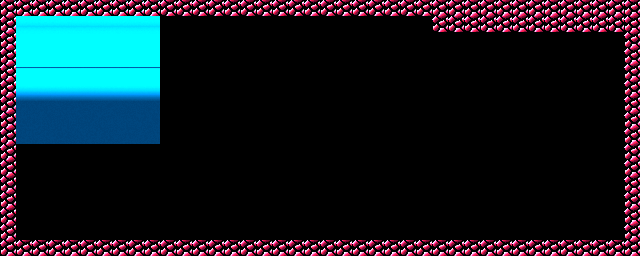

Rendered tile map (Tiled .tmx) drawn with the repository's tilesets; below, a short description and the map source with its tile grids summarised:
An orthogonal 40x16 tile map with 16x16 px tiles, 1 tile layer (edge tiles), 1 image layer and 60 objects (33x EnemyBasic, 15x EnemySpider, 4x EnemySpike, Player, Crab2, ...).

<map version="1.0" tiledversion="v1.0.3-399-ge7b903e" orientation="orthogonal" renderorder="right-down" width="40" height="16" tilewidth="16" tileheight="16" infinite="0" nextobjectid="273">
 <tileset firstgid="1" name="tilemap" tilewidth="16" tileheight="16" tilecount="256" columns="16">
  <image source="../image/tilemap.png" width="256" height="256" />
 </tileset>
 <imagelayer name="Parallax_layer1">
  <image source="../image/bg22.png" width="160" height="144" />
  <properties>
   <property name="ratio" value="0.75" />
  </properties>
 </imagelayer>
 <objectgroup name="entities">
  <object id="1" name="Player" x="28.5" y="67" width="16" height="16" />
  <object id="15" name="Crab2" x="571.346" y="63.826" width="72" height="72">
   <properties>
    <property name="nextLevel" value="25boss17" />
   </properties>
  </object>
  <object id="38" name="Path" type="EnemySpider" x="244.273" y="206.864">
   <polyline points="3.33333,-53.3333 -22,-30 -160.333,-16.3333" />
  </object>
  <object id="51" name="Path" type="EnemyBasic" x="576.5" y="106">
   <polyline points="3.33333,-53.3333 -22,-30 -160.333,-16.3333" />
  </object>
  <object id="52" name="Path" type="EnemyBasic" x="572" y="95.5">
   <polyline points="3.33333,-53.3333 -22,-30 -84.333,-21.3333" />
  </object>
  <object id="94" name="Path" type="EnemyBasic" x="238.5" y="114">
   <polyline points="3.33333,-53.3333 -22,-30 -160.333,-16.3333" />
  </object>
  <object id="95" name="Path" type="EnemySpider" x="234" y="104">
   <polyline points="3.33333,-53.3333 -22,-30 -160.333,-16.3333" />
  </object>
  <object id="96" name="Path" type="EnemyBasic" x="229" y="95">
   <polyline points="3.33333,-53.3333 -22,-30 -160.333,-16.3333" />
  </object>
  <object id="97" name="Path" type="EnemyBasic" x="223.5" y="85.5">
   <polyline points="3.33333,-53.3333 -22,-30 -160.333,-16.3333" />
  </object>
  <object id="98" name="Path" type="EnemyBasic" x="217" y="78">
   <polyline points="3.33333,-53.3333 -22,-30 -160.333,-16.3333" />
  </object>
  <object id="108" name="Path" type="EnemySpike" x="258" y="125.5">
   <polyline points="0,0 -25,0" />
  </object>
  <object id="109" name="Path" type="EnemySpider" x="253" y="110.5">
   <polyline points="0,0 -25,0" />
  </object>
  <object id="110" name="Path" type="EnemyBasic" x="255" y="134">
   <polyline points="0,0 -25,0" />
  </object>
  <object id="117" name="Path" type="EnemyShooter" x="839" y="63.5">
   <polyline points="-96.1667,-20.3333 -124.333,3 -238.333,40.6667 -265,159.167" />
  </object>
  <object id="118" name="Path" type="EnemyBasic" x="815" y="58">
   <polyline points="-96.1667,-20.3333 -124.333,3 -238.333,40.6667 -265,159.167" />
  </object>
  <object id="119" name="Path" type="EnemyBasic" x="865.5" y="69.5">
   <polyline points="-96.1667,-20.3333 -124.333,3 -238.333,40.6667 -265,159.167" />
  </object>
  <object id="120" name="Path" type="EnemySpider" x="433.5" y="90">
   <polyline points="0,0 -25,0" />
  </object>
  <object id="121" name="Path" type="EnemyBasic" x="381" y="133.5">
   <polyline points="0,0 -25,0" />
  </object>
  <object id="122" name="Path" type="EnemyBasic" x="390.5" y="112.5">
   <polyline points="0,0 -69.5,0" />
  </object>
  <object id="126" name="Path" type="EnemySpike" x="533" y="48">
   <polyline points="0,0 -25,0" />
  </object>
  <object id="127" name="Path" type="EnemyBasic" x="503" y="66.5">
   <polyline points="0,0 -25,0" />
  </object>
  <object id="129" name="Path" type="EnemySpider" x="465" y="24">
   <polyline points="0,0 -42,24 -80.5,30.5 -109.5,19 -133.5,36 -144.5,97.5" />
  </object>
  <object id="131" name="Path" type="EnemyBasic" x="470" y="35">
   <polyline points="0,0 -42,24 -80.5,30.5 -109.5,19 -133.5,36 -144.5,97.5" />
  </object>
  <object id="133" name="Path" type="EnemyBasic" x="302.5" y="53.5">
   <polyline points="0,0 -25,0" />
  </object>
  <object id="134" name="Path" type="EnemyBasic" x="299.5" y="62">
   <polyline points="0,0 -25,0" />
  </object>
  <object id="136" name="Path" type="EnemySpider" x="483.5" y="51.5">
   <polyline points="0,0 -42,24 -80.5,30.5 -109.5,19 -133.5,36 -144.5,97.5" />
  </object>
  <object id="137" name="Path" type="EnemyBasic" x="626.5" y="148">
   <polyline points="0,0 -10.5,-79.5 -35,-103.5 -60,-109" />
  </object>
  <object id="139" name="Path" type="EnemyBasic" x="635.5" y="142.5">
   <polyline points="0,0 -10.5,-79.5 -35,-103.5 -60,-109" />
  </object>
  <object id="140" name="Path" type="EnemyBasic" x="643.5" y="135.5">
   <polyline points="0,0 -10.5,-79.5 -35,-103.5 -60,-109" />
  </object>
  <object id="194" name="Path" type="EnemySpider" x="301.5" y="91.5">
   <polyline points="0,0 -166,1" />
  </object>
  <object id="195" name="Path" type="EnemyBasic" x="323.5" y="144.5">
   <polyline points="0,0 -166,1" />
  </object>
  <object id="196" name="Path" type="EnemyBasic" x="364" y="105">
   <polyline points="0,0 -166,1" />
  </object>
  <object id="197" name="Path" type="EnemyBasic" x="330.5" y="117">
   <polyline points="0,0 -166,1" />
  </object>
  <object id="198" name="Path" type="EnemySpider" x="380" y="27.5">
   <polyline points="0,0 -166,1" />
  </object>
  <object id="199" name="Path" type="EnemyBasic" x="439.5" y="43">
   <polyline points="0,0 -166,1" />
  </object>
  <object id="200" name="Path" type="EnemyBasic" x="401.5" y="57.5">
   <polyline points="0,0 -166,1" />
  </object>
  <object id="202" name="Path" type="EnemySpider" x="520.5" y="116.5">
   <polyline points="0,0 -25,0" />
  </object>
  <object id="203" name="Path" type="EnemyBasic" x="511" y="137.5">
   <polyline points="0,0 -25,0" />
  </object>
  <object id="206" name="Path" type="EnemyBasic" x="461" y="125">
   <polyline points="0,0 -166,1" />
  </object>
  <object id="207" name="Path" type="EnemySpider" x="476.5" y="145">
   <polyline points="0,0 -166,1" />
  </object>
  <object id="208" name="Path" type="EnemyBasic" x="538" y="111.5">
   <polyline points="0,0 -147,72.5" />
  </object>
  <object id="224" name="Path" type="EnemyBasic" x="660.5" y="69">
   <polyline points="0,0 -25,0" />
  </object>
  <object id="226" name="Path" type="EnemySpider" x="374" y="89">
   <polyline points="0,0 -25,0" />
  </object>
  <object id="227" name="Path" type="EnemyBasic" x="345.5" y="71">
   <polyline points="0,0 -25,0" />
  </object>
  <object id="228" name="Path" type="EnemyBasic" x="66" y="205">
   <polyline points="0,0 -25,0" />
  </object>
  <object id="240" name="Path" type="EnemySpider" x="186.5" y="54">
   <polyline points="0,0 -25,0" />
  </object>
  <object id="241" name="Path" type="EnemyBasic" x="192" y="88">
   <polyline points="0,0 -25,0" />
  </object>
  <object id="242" name="Path" type="EnemySpike" x="196.5" y="64.5">
   <polyline points="0,0 -25,0" />
  </object>
  <object id="243" name="Path" type="EnemySpider" x="350" y="105.5">
   <polyline points="0,0 -25,0" />
  </object>
  <object id="244" name="Path" type="EnemySpike" x="484.5" y="84">
   <polyline points="0,0 -25,0" />
  </object>
  <object id="252" name="Path" type="EnemyBasic" x="583.5" y="111.5">
   <polyline points="0,0 -25,0" />
  </object>
  <object id="253" name="Path" type="EnemySpider" x="614" y="88">
   <polyline points="0,0 -210,0" />
  </object>
  <object id="254" name="Path" type="EnemyBasic" x="548" y="70">
   <polyline points="0,0 -25,0" />
  </object>
  <object id="255" name="Path" type="EnemyBasic" x="273.5" y="97">
   <polyline points="0,0 -25,0" />
  </object>
  <object id="256" name="Path" type="EnemySpider" x="536" y="128.5">
   <polyline points="0,0 -25,0" />
  </object>
 </objectgroup>
 <layer name="edge tiles" width="40" height="16">
  <data>[640 cells, 120 non-empty, 1 distinct tile ids]</data>
 </layer>
 <objectgroup color="#ff0000" name="collision layer" opacity="0.79">
  <object id="16" x="0" y="0" width="644" height="16" />
  <object id="17" x="-4.70588" y="237.647" width="645.706" height="16" />
  </objectgroup>
</map>
<!-- 3 of 60 objects omitted -->
